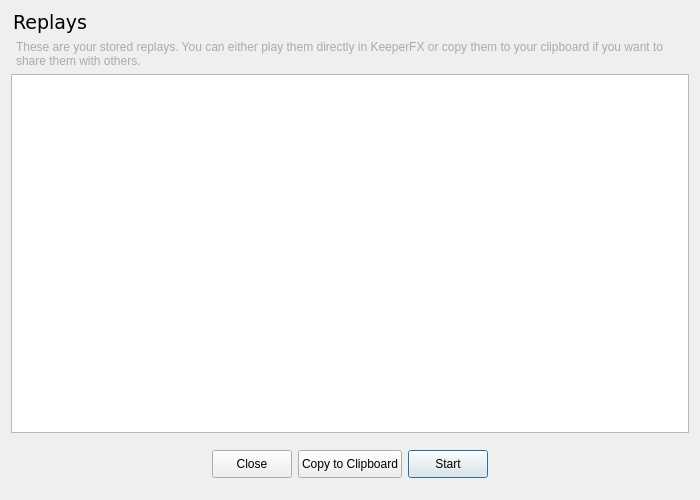
<?xml version="1.0" encoding="UTF-8"?>
<ui version="4.0">
 <class>ReplayDialog</class>
 <widget class="QDialog" name="ReplayDialog">
  <property name="windowModality">
   <enum>Qt::WindowModality::WindowModal</enum>
  </property>
  <property name="geometry">
   <rect>
    <x>0</x>
    <y>0</y>
    <width>700</width>
    <height>500</height>
   </rect>
  </property>
  <property name="windowTitle">
   <string comment="Dialog Title">Replays</string>
  </property>
  <property name="windowIcon">
   <iconset resource="../resources.qrc">
    <normaloff>:/res/img/horny-face.png</normaloff>:/res/img/horny-face.png</iconset>
  </property>
  <layout class="QVBoxLayout" name="verticalLayout">
   <item>
    <widget class="QLabel" name="titleLabel">
     <property name="font">
      <font>
       <family>Verdana</family>
       <pointsize>14</pointsize>
      </font>
     </property>
     <property name="text">
      <string comment="Header">Replays</string>
     </property>
     <property name="margin">
      <number>7</number>
     </property>
     <property name="indent">
      <number>2</number>
     </property>
    </widget>
   </item>
   <item>
    <widget class="QLabel" name="infoLabel">
     <property name="styleSheet">
      <string notr="true">QLabel {
 color: #AAA;
}</string>
     </property>
     <property name="text">
      <string comment="Information Label">These are your stored replays. You can either play them directly in KeeperFX or copy them to your clipboard if you want to share them with others.</string>
     </property>
     <property name="wordWrap">
      <bool>true</bool>
     </property>
     <property name="margin">
      <number>5</number>
     </property>
     <property name="indent">
      <number>5</number>
     </property>
    </widget>
   </item>
   <item>
    <widget class="QTableWidget" name="tableWidget">
     <property name="styleSheet">
      <string notr="true">QTableWidget { outline: 0; }
QTableView::item { padding: 4px 8px; }</string>
     </property>
     <property name="editTriggers">
      <set>QAbstractItemView::EditTrigger::NoEditTriggers</set>
     </property>
     <property name="showDropIndicator" stdset="0">
      <bool>false</bool>
     </property>
     <property name="sortingEnabled">
      <bool>true</bool>
     </property>
    </widget>
   </item>
   <item>
    <widget class="QWidget" name="buttonsWidget" native="true">
     <property name="minimumSize">
      <size>
       <width>0</width>
       <height>50</height>
      </size>
     </property>
     <layout class="QHBoxLayout" name="horizontalLayout_2">
      <item>
       <spacer name="horizontalSpacer">
        <property name="orientation">
         <enum>Qt::Orientation::Horizontal</enum>
        </property>
        <property name="sizeHint" stdset="0">
         <size>
          <width>40</width>
          <height>20</height>
         </size>
        </property>
       </spacer>
      </item>
      <item>
       <widget class="QPushButton" name="cancelButton">
        <property name="minimumSize">
         <size>
          <width>0</width>
          <height>28</height>
         </size>
        </property>
        <property name="text">
         <string comment="Button">Close</string>
        </property>
        <property name="icon">
         <iconset theme="QIcon::ThemeIcon::EditClear"/>
        </property>
        <property name="autoDefault">
         <bool>false</bool>
        </property>
       </widget>
      </item>
      <item>
       <widget class="QPushButton" name="copyButton">
        <property name="minimumSize">
         <size>
          <width>0</width>
          <height>28</height>
         </size>
        </property>
        <property name="text">
         <string comment="Button">Copy to Clipboard</string>
        </property>
        <property name="icon">
         <iconset theme="QIcon::ThemeIcon::EditCopy"/>
        </property>
       </widget>
      </item>
      <item>
       <widget class="QPushButton" name="startButton">
        <property name="minimumSize">
         <size>
          <width>0</width>
          <height>28</height>
         </size>
        </property>
        <property name="text">
         <string comment="Button">Start</string>
        </property>
        <property name="icon">
         <iconset theme="QIcon::ThemeIcon::MediaPlaybackStart"/>
        </property>
        <property name="autoDefault">
         <bool>false</bool>
        </property>
        <property name="default">
         <bool>true</bool>
        </property>
       </widget>
      </item>
      <item>
       <spacer name="horizontalSpacer_2">
        <property name="orientation">
         <enum>Qt::Orientation::Horizontal</enum>
        </property>
        <property name="sizeHint" stdset="0">
         <size>
          <width>40</width>
          <height>20</height>
         </size>
        </property>
       </spacer>
      </item>
     </layout>
    </widget>
   </item>
  </layout>
 </widget>
 <resources>
  <include location="../resources.qrc"/>
 </resources>
 <connections/>
</ui>
